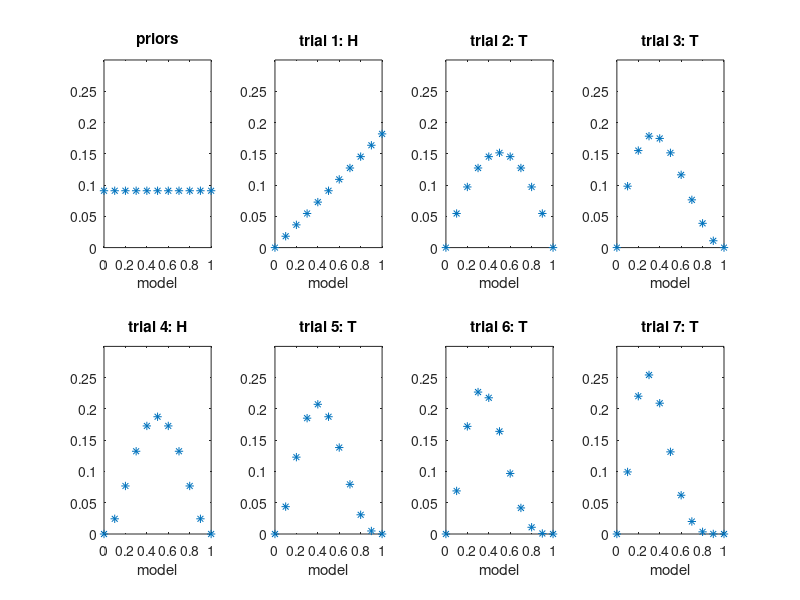

The MATLAB source for this figure:
function plotprob
hold off
models = 0:.1:1;
priors = ones(size(models))/size(models,2)
h = 0; t = 0;
ct = 1;
label = 'priors';
for outcome = [1 0 0 1 0 0 0 1 ]
    subplot(2,4,ct)
    ct
    posterior = generate_posteriors (h, t, priors, models);
    %plot(models, posterior);
    hold off
    plot(models, posterior,'*');
    hold on
    title(label);
    xlabel('model');
    set(gca,'ylim',[0 .3]);
    h = h + outcome;
    t = t + (1-outcome);
    label = 'T';
    if (outcome)
        label = 'H';
    end
    label = sprintf('trial %d: %s',ct,label);
    ct = ct + 1;
end
%print -depsc2 simulate_coin_flip_discrete.eps

function posterior = generate_posteriors(h,t,prior,p)
% compute posterior of hypothesis "p" given "h" heads, "t" tails and prior for p

posterior = prior .* p.^h .* (1-p).^t;
posterior = posterior ./ sum(posterior);